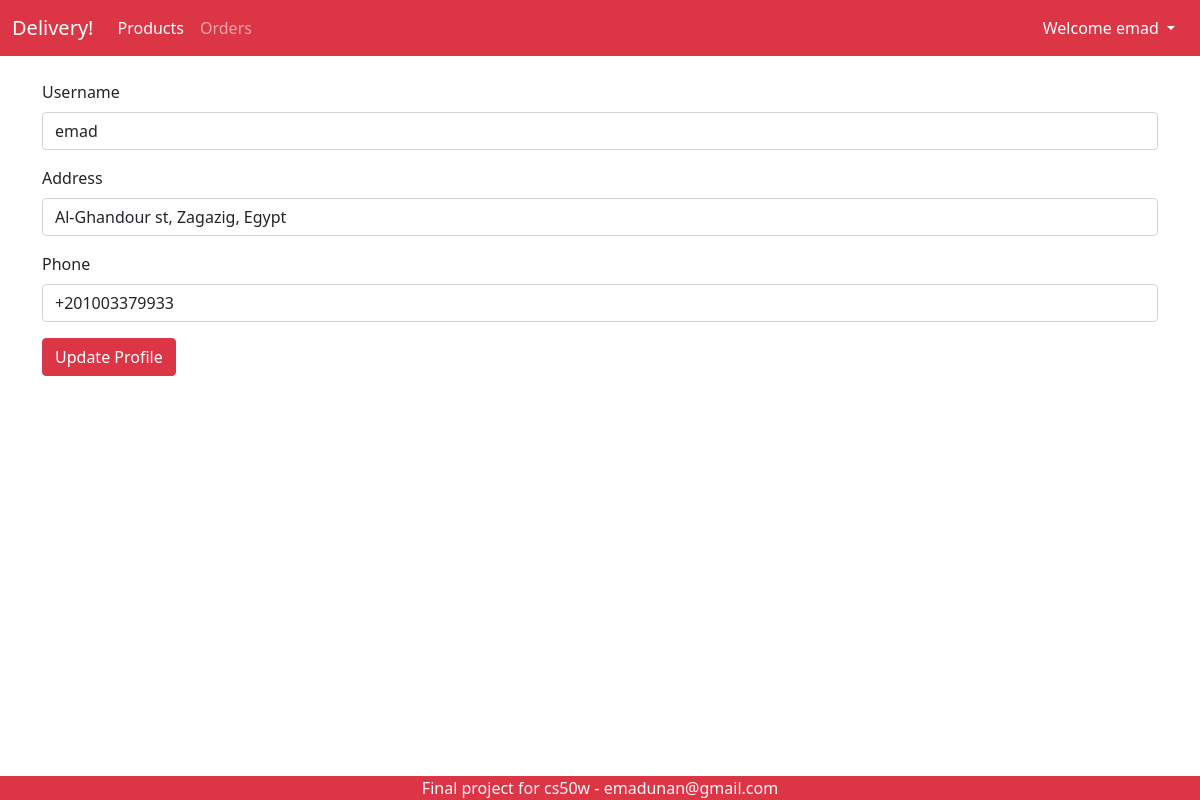
Page /editprofile (signed in) on the earlier database version.
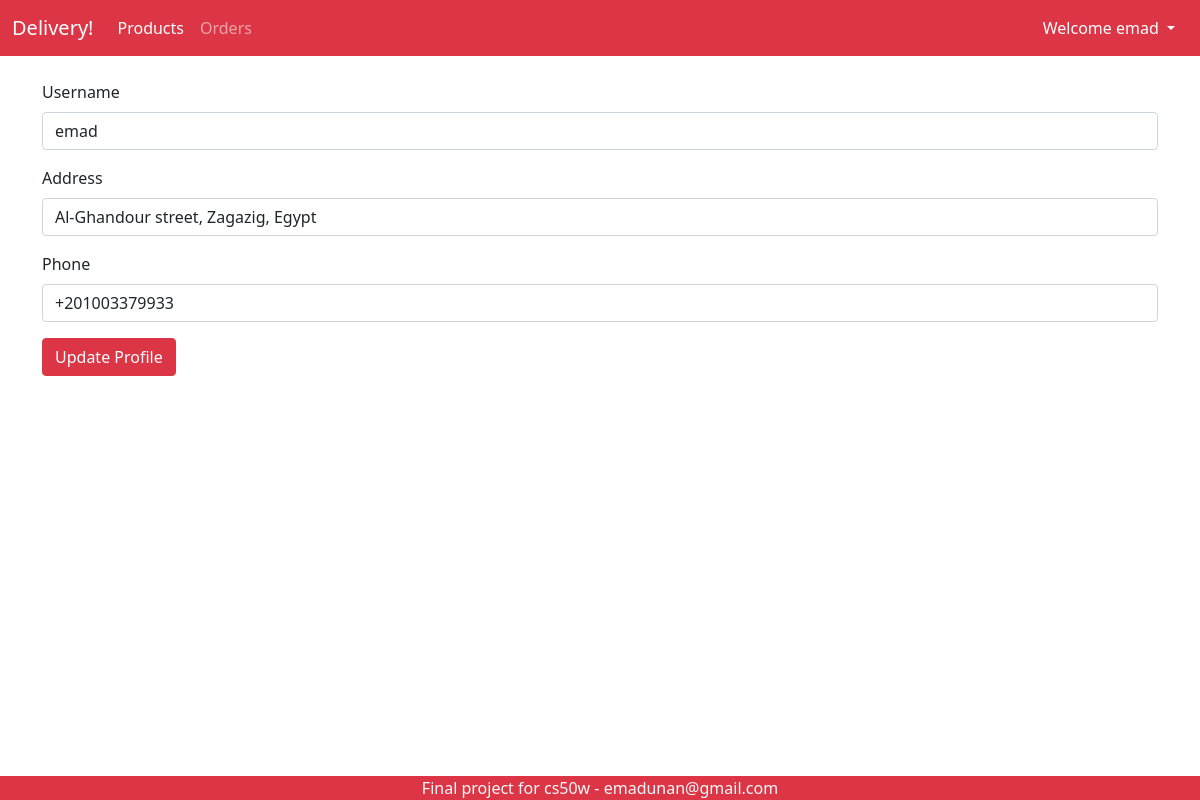
Same page on the later database version.
### delivery/models.py (models this page shows, shortened)
class User(AbstractUser):
    phone = models.CharField(max_length=15)
    address = models.TextField(max_length=255)

### delivery/views.py (the view)
# urls.py: path('editprofile', views.edit_profile, name="editprofile"),
@login_required
def edit_profile(request):
    user = request.user
    if request.method == "POST":
        username = request.POST["username"]
        address = request.POST["address"]
        phone = request.POST["phone"]
        user.username = username
        user.address = address
        user.phone = phone
        try:
            user.save()
        except IntegrityError:
            return render(request, "delivery/edit_profile.html", {
                "message": "Invalid entries."
            })
        return HttpResponseRedirect(reverse("index"))
    else:
        return render(request, "delivery/edit_profile.html", {
            "user": user
        })

### delivery/templatetags/delivery_extras.py (called while the page is built)
@register.filter(name='has_group')
def has_group(user, group_name):
    group = Group.objects.get(name=group_name)
    return True if group in user.groups.all() else False

### delivery/templates/delivery/edit_profile.html (shortened to what this page needs)
{% extends 'delivery/layout.html' %}
{% block body %}
<form action="{% url 'editprofile' %}" method="POST">
    <div class="mb-3">
        <label for="InputUsername" class="form-label">Username</label>
        <input type="text" class="form-control" id="InputUsername" name="username" value="{{user.username}}">
    </div>
    <div class="mb-3">
        <label for="InputAddress" class="form-label">Address</label>
        <input type="text" class="form-control" id="InputAddress" name="address" value="{{user.address}}">
    </div>
    <div class="mb-3">
        <label for="InputPhone" class="form-label">Phone</label>
        <input type="text" class="form-control" id="InputPhone" name="phone" value="{{user.phone}}">
    </div>
    <button type="submit" class="btn btn-danger">Update Profile</button>
</form>
{% endblock %}

### delivery/templates/delivery/layout.html (shortened to what this page needs)
{% load static %}
{% load delivery_extras %}
<!DOCTYPE html>
<html lang="en">
<head>
    <link href="https://cdn.jsdelivr.net/npm/bootstrap@5.0.0-beta3/dist/css/bootstrap.min.css" rel="stylesheet"
>
    <link rel="stylesheet" href="{% static 'delivery/style.css' %}">
</head>
<body>
    <header>
        <nav class="navbar navbar-expand-lg navbar-dark bg-danger">
            <div class="container-fluid">
                <a class="navbar-brand" href="#">Delivery!</a>
                <div class="collapse navbar-collapse" id="navbarSupportedContent">
                    <ul class="navbar-nav me-auto mb-2 mb-lg-0">
                        {% if not user.is_authenticated or request.user|has_group:"customer" %}
                        <li class="nav-item">
                            <a class="nav-link active" aria-current="page" href="{% url 'index' %}">Products</a>
                        </li>
                        {% endif %}
                        {% if request.user|has_group:"customer" %}
                        <li class="nav-item">
                            <a class="nav-link" href="{% url 'orders' %}">Orders</a>
                        </li>
                        {% endif %}
                    </ul>
                    {% if  user.is_authenticated%}
                    <div class="btn-group">
                        <button type="button" class="btn btn-danger dropdown-toggle" data-bs-toggle="dropdown" aria-expanded="false">
                          Welcome {{user.username}}
                        </button>
                    </div>
                    {% else %}
                    <div class="btn-group">
                        <a class="btn btn-danger" href="{% url 'register' %}">Register</a>
                        <a class="btn btn-danger" href="{% url 'login' %}">Login</a>
                    </div>
                    {% endif %}
                </div>
            </div>
        </nav>
    </header>
    <main>
        <div class="container">
            {% block body %}
            {% endblock %}
        </div>
    </main>
    <footer class="bg-danger text-center text-light">
        Final project for cs50w - emadunan@gmail.com
    </footer>
</body>
</html>

Differences in the rows shown:
changed User "emad": address "Al-Ghandour st, Zagazig, Egypt" → "Al-Ghandour street, Zagazig, Egypt"
